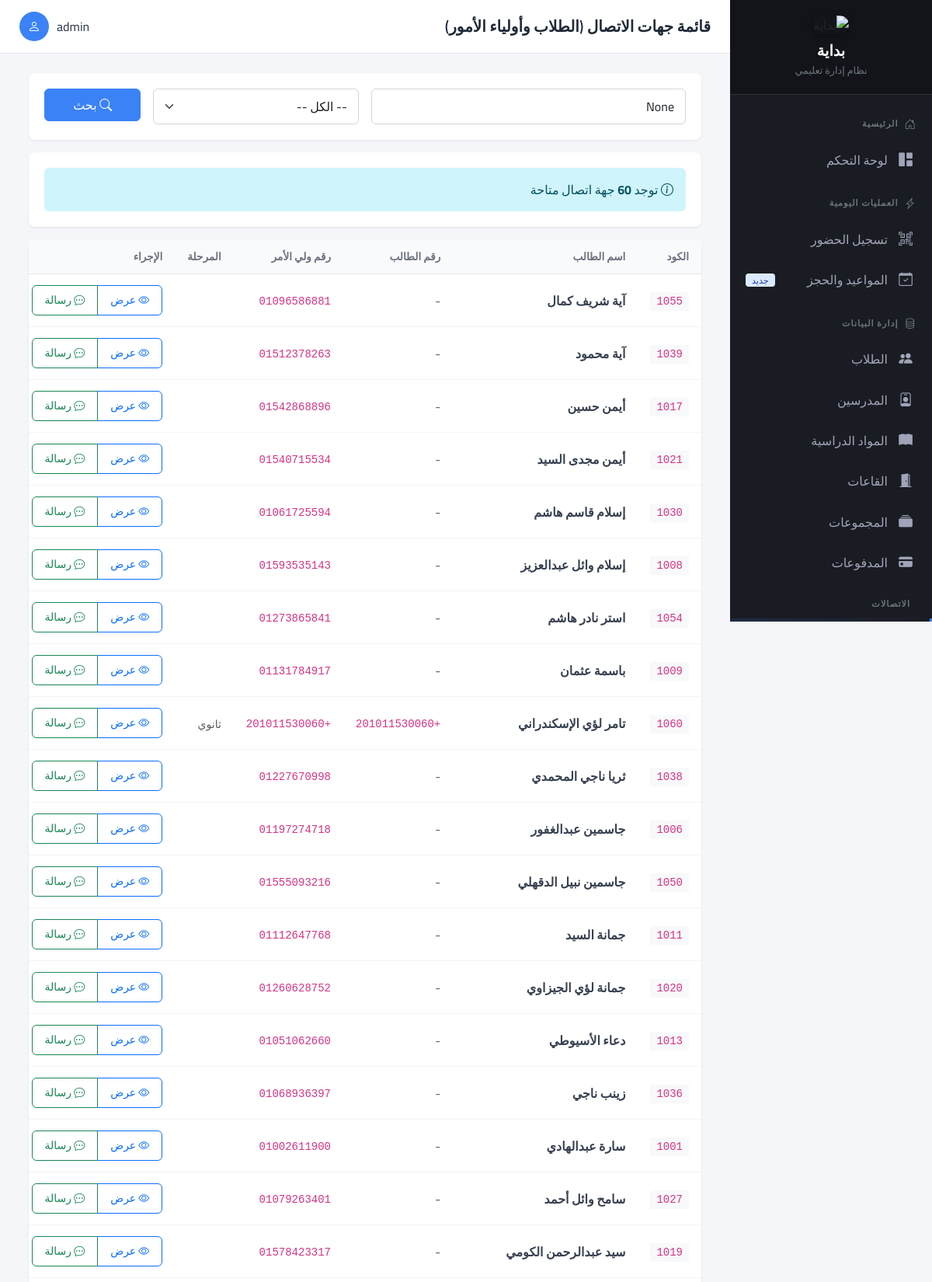
Page /notifications/whatsapp/contacts/ (signed in, upper part) on the committed database.
### apps/accounts/models.py (models this page shows, shortened)
class User(AbstractUser):
    ROLE_CHOICES = [
        ('admin', 'مدير النظام'),
        ('supervisor', 'مشرف الحضور'),
        ('teacher', 'مدرس'),
    ]
    user_id = models.AutoField(primary_key=True)
    role = models.CharField(
        max_length=20,
        choices=ROLE_CHOICES,
        default='supervisor',
        verbose_name='الدور'
    )
    phone = models.CharField(
        max_length=17,
        blank=True,
        verbose_name='رقم الهاتف'
    )
    is_active = models.BooleanField(default=True)
    created_at = models.DateTimeField(auto_now_add=True)
    updated_at = models.DateTimeField(auto_now=True)
    class Meta:
        db_table = 'users'
        verbose_name = 'مستخدم'
        verbose_name_plural = 'المستخدمين'

### apps/students/models.py (models this page shows, shortened)
class Student(models.Model):
    GENDER_CHOICES = [
        ('male', 'ذكر'),
        ('female', 'أنثى'),
    ]
    EDUCATION_STAGE_CHOICES = [
        ('primary', 'ابتدائي'),
        ('preparatory', 'إعدادي'),
        ('secondary', 'ثانوي'),
    ]
    EDUCATION_YEAR_CHOICES = [
        ('1', 'أولى'),
        ('2', 'ثانية'),
        ('3', 'ثالثة'),
    ]
    EDUCATION_TYPE_CHOICES = [
        ('general', 'عام'),
        ('languages', 'لغات'),
        ('experimental', 'تجريبي'),
    ]
    student_id = models.AutoField(primary_key=True)
    student_code = models.CharField(
        max_length=10,
        unique=True,
        db_index=True,
        verbose_name="كود الطالب",
        help_text="كود قصير ومميز (مثال: 1001، 5050)"
    )
    full_name = models.CharField(max_length=255, verbose_name="الاسم الكامل")
    gender = models.CharField(
        max_length=10,
        choices=GENDER_CHOICES,
        default='male',
        verbose_name="النوع",
        help_text="لتحديد نوع المجموعة المناسبة"
    )
    education_stage = models.CharField(
        max_length=20,
        choices=EDUCATION_STAGE_CHOICES,
        blank=True,
        verbose_name="المرحلة الدراسية"
    )
    education_year = models.CharField(
        max_length=5,
        choices=EDUCATION_YEAR_CHOICES,
        blank=True,
        verbose_name="السنة الدراسية"
    )
    education_type = models.CharField(
        max_length=20,
        choices=EDUCATION_TYPE_CHOICES,
        default='general',
        verbose_name="نوع التعليم"
    )
    groups = models.ManyToManyField(
        'teachers.Group',
        through='StudentGroupEnrollment',
        related_name='enrolled_students',
        verbose_name="المجموعات"
    )
    phone_regex = RegexValidator(
        regex=r'^\+?1?\d{9,15}$',
        message="رقم الهاتف يجب أن يكون بالصيغة: '+999999999'"
    )
    student_phone = models.CharField(
        validators=[RegexValidator(
            regex=r'^\+?1?\d{9,15}$',
            message="رقم الهاتف يجب أن يكون بالصيغة: '+999999999'"
        )],
        max_length=17,
        blank=True,
        verbose_name="رقم الطالب"
    )
    parent_phone = models.CharField(
        validators=[RegexValidator(
            regex=r'^\+?1?\d{9,15}$',
            message="رقم الهاتف يجب أن يكون بالصيغة: '+999999999'"
        )],
        max_length=17,
        verbose_name="هاتف ولي الأمر",
        help_text="للأولاد = الأب، للبنات = الأم/الأخت"
    )
    date_of_birth = models.DateField(
        null=True,
        blank=True,
        verbose_name="تاريخ الميلاد"
    )
    school_name = models.CharField(
        max_length=100,
        blank=True,
        verbose_name="اسم المدرسة"
    )
    grade = models.CharField(
        max_length=50,
        blank=True,
        verbose_name="الصف الدراسي"
    )
    address = models.TextField(
        blank=True,
        verbose_name="العنوان"
    )
    parent_name = models.CharField(
        max_length=255,
        blank=True,
        verbose_name="اسم ولي الأمر"
    )
    is_active = models.BooleanField(default=True, verbose_name="نشط")
    created_at = models.DateTimeField(auto_now_add=True)
    updated_at = models.DateTimeField(auto_now=True)
    class Meta:
        db_table = 'students'
        verbose_name = 'طالب'
        verbose_name_plural = 'الطلاب'
        ordering = ['-created_at']

### apps/notifications/views.py (the view, shortened to what this page needs)
# urls.py: path('whatsapp/contacts/', views.contact_list, name='contact_list'),
@login_required
def contact_list(request):
    contact_type = request.GET.get('type', 'all')  # all, student, parent
    if contact_type == 'student':
        contacts = Student.objects.filter(is_active=True, student_phone__isnull=False)
    elif contact_type == 'parent':
        contacts = Student.objects.filter(is_active=True, parent_phone__isnull=False)
    else:
        contacts = Student.objects.filter(is_active=True)
    search = request.GET.get('search')
    contacts = contacts.order_by('full_name')
    context = {
        'contacts': contacts,
        'contact_type': contact_type,
        'search_query': search,
        'page_title': 'قائمة جهات الاتصال'
    }
    return render(request, 'notifications/contact_list.html', context)

### templates/notifications/contact_list.html (shortened to what this page needs)
{% extends 'base.html' %}
{% block page_title %}قائمة جهات الاتصال (الطلاب وأولياء الأمور){% endblock %}
{% block content %}
<div class="container-fluid">
    <div class="card mb-3">
        <div class="card-body">
            <form method="get" class="row g-3">
                <div class="col-md-6">
                    <input type="text" name="search" class="form-control" placeholder="ابحث بالاسم أو رقم الهاتف..." value="{{ search_query }}">
                </div>
                <div class="col-md-4">
                    <select name="type" class="form-select">
                        <option value="all" {% if contact_type == 'all' %}selected{% endif %}>-- الكل --</option>
                    </select>
                </div>
                <div class="col-md-2">
                    <button type="submit" class="btn btn-primary w-100">
                        <i class="bi bi-search"></i> بحث
                    </button>
                </div>
            </form>
        </div>
    </div>
    <div class="card mb-3">
        <div class="card-body">
            <div class="alert alert-info mb-0">
                <i class="bi bi-info-circle"></i>
                توجد <strong>{{ contacts.count }}</strong> جهة اتصال متاحة
            </div>
        </div>
    </div>
    <div class="card">
        <div class="table-responsive">
            <table class="table table-hover mb-0">
                <thead class="table-light">
                    <tr>
                        <th>الكود</th>
                        <th>اسم الطالب</th>
                        <th>رقم الطالب</th>
                        <th>رقم ولي الأمر</th>
                        <th>المرحلة</th>
                        <th>الإجراء</th>
                    </tr>
                </thead>
                <tbody>
                    {% for contact in contacts %}
                    <tr>
                        <td>
                            <code class="bg-light px-2 py-1">{{ contact.student_code }}</code>
                        </td>
                        <td>
                            <strong>{{ contact.full_name }}</strong>
                        </td>
                        <td>
                            {% if contact.student_phone %}
                            <code>{{ contact.student_phone }}</code>
                            {% else %}
                            <span class="text-muted">-</span>
                            {% endif %}
                        </td>
                        <td>
                            {% if contact.parent_phone %}
                            <code>{{ contact.parent_phone }}</code>
                            {% else %}
                            <span class="text-muted">-</span>
                            {% endif %}
                        </td>
                        <td>
                            <small class="text-muted">
                                {% if contact.education_stage %}
                                {{ contact.get_education_stage_display }}
                                {% endif %}
                            </small>
                        </td>
                        <td>
                            <div class="btn-group btn-group-sm">
                                <a href="{% url 'students:detail' contact.student_id %}" class="btn btn-outline-primary" title="عرض الطالب">
                                    <i class="bi bi-eye"></i> عرض
                                </a>
                                <a href="{% url 'notifications:send_message' %}?student={{ contact.student_id }}&type=parent" class="btn btn-outline-success" title="إرسال رسالة">
                                    <i class="bi bi-chat-dots"></i> رسالة
                                </a>
                            </div>
                        </td>
                    </tr>
                    {% empty %}
                    <tr>
                        <td colspan="6" class="text-center text-muted py-4">
                            لا توجد جهات اتصال
                        </td>
                    </tr>
                    {% endfor %}
                </tbody>
            </table>
        </div>
    </div>
</div>
{% endblock %}

### templates/base.html (shortened to what this page needs)
<!DOCTYPE html>
<html lang="ar" dir="rtl">
<head>
    <link href="https://cdn.jsdelivr.net/npm/bootstrap@5.3.2/dist/css/bootstrap.rtl.min.css" rel="stylesheet">
    <link rel="stylesheet" href="https://cdn.jsdelivr.net/npm/bootstrap-icons@1.11.1/font/bootstrap-icons.css">
</head>
<body>
    <aside class="sidebar" id="sidebar">
        <div class="sidebar-header">
            <img src="https://quant1.b-cdn.net/R3TXa5heKSHw.jpeg" alt="بداية" class="sidebar-logo">
            <h4>بداية</h4>
            <span>نظام إدارة تعليمي</span>
        </div>
        <nav class="sidebar-menu">
            <div class="menu-section">
                <div class="menu-header">
                    <i class="bi bi-house-door"></i>
                    الرئيسية
                </div>
                <a href="{% url 'reports:dashboard' %}" class="menu-item {% if request.resolver_match.namespace == 'reports' and request.resolver_match.url_name == 'dashboard' %}active{% endif %}">
                    <i class="bi bi-grid-1x2-fill"></i>
                    <span>لوحة التحكم</span>
                </a>
            </div>
            <div class="menu-section">
                <div class="menu-header">
                    <i class="bi bi-lightning-charge"></i>
                    العمليات اليومية
                </div>
                <a href="{% url 'attendance:scanner' %}" class="menu-item {% if request.resolver_match.url_name == 'scanner' %}active{% endif %}">
                    <i class="bi bi-qr-code-scan"></i>
                    <span>تسجيل الحضور</span>
                </a>
                <a href="{% url 'teachers:booking_search' %}" class="menu-item {% if 'booking' in request.resolver_match.url_name %}active{% endif %}">
                    <i class="bi bi-calendar-check"></i>
                    <span>المواعيد والحجز</span>
                    <span class="badge bg-primary">جديد</span>
                </a>
            </div>
            <div class="menu-section">
                <div class="menu-header">
                    <i class="bi bi-database"></i>
                    إدارة البيانات
                </div>
                <a href="{% url 'students:list' %}" class="menu-item {% if request.resolver_match.namespace == 'students' %}active{% endif %}">
                    <i class="bi bi-people-fill"></i>
                    <span>الطلاب</span>
                </a>
                <a href="{% url 'teachers:list' %}" class="menu-item ">
                    <i class="bi bi-person-badge"></i>
                    <span>المدرسين</span>
                </a>
                <a href="{% url 'teachers:subject_list' %}" class="menu-item {% if 'subject' in request.resolver_match.url_name %}active{% endif %}">
                    <i class="bi bi-book-fill"></i>
                    <span>المواد الدراسية</span>
                </a>
                <a href="{% url 'teachers:room_list' %}" class="menu-item {% if 'room' in request.resolver_match.url_name %}active{% endif %}">
                    <i class="bi bi-door-open-fill"></i>
                    <span>القاعات</span>
                </a>
                <a href="{% url 'teachers:group_list' %}" class="menu-item {% if 'group' in request.resolver_match.url_name %}active{% endif %}">
                    <i class="bi bi-collection-fill"></i>
                    <span>المجموعات</span>
                </a>
                <a href="{% url 'payments:list' %}" class="menu-item {% if request.resolver_match.namespace == 'payments' %}active{% endif %}">
                    <i class="bi bi-credit-card-fill"></i>
                    <span>المدفوعات</span>
                </a>
            </div>
            <div class="menu-section">
                <div class="menu-header">
                    الاتصالات
                </div>
                <a href="{% url 'notifications:whatsapp_dashboard' %}" class="menu-item {% if 'whatsapp' in request.path %}active{% endif %}">
                </a>
            </div>
        </nav>
    </aside>
    <div class="main-wrapper">
        <header class="top-header">
            <div class="d-flex align-items-center">
                <h1 class="page-title">{% block page_title %}لوحة التحكم{% endblock %}</h1>
            </div>
            {% if user.is_authenticated %}
            <div class="user-info">
                <span class="user-name">{{ user.get_full_name|default:user.username }}</span>
                <div class="user-avatar">
                    <i class="bi bi-person"></i>
                </div>
            </div>
            {% endif %}
        </header>
        <main class="content-area">
            {% block content %}{% endblock %}
        </main>
    </div>
</body>
</html>

### rows in the picture
User: get_full_name "admin"
Student: student_code "1055", full_name "آية شريف كمال", parent_phone "01096586881"
Student: student_code "1039", full_name "آية محمود", parent_phone "01512378263"
Student: student_code "1017", full_name "أيمن حسين", parent_phone "01542868896"
Student: student_code "1021", full_name "أيمن مجدى السيد", parent_phone "01540715534"
Student: student_code "1030", full_name "إسلام قاسم هاشم", parent_phone "01061725594"
Student: student_code "1008", full_name "إسلام وائل عبدالعزيز", parent_phone "01593535143"
Student: student_code "1054", full_name "استر نادر هاشم", parent_phone "01273865841"
Student: student_code "1009", full_name "باسمة عثمان", parent_phone "01131784917"
Student: student_code "1060", full_name "تامر لؤي الإسكندراني", student_phone "+201011530060", parent_phone "+201011530060", education_stage "ثانوي"
Student: student_code "1038", full_name "ثريا ناجي المحمدي", parent_phone "01227670998"
Student: student_code "1006", full_name "جاسمين عبدالغفور", parent_phone "01197274718"
Student: student_code "1050", full_name "جاسمين نبيل الدقهلي", parent_phone "01555093216"
Student: student_code "1011", full_name "جمانة السيد", parent_phone "01112647768"
Student: student_code "1020", full_name "جمانة لؤي الجيزاوي", parent_phone "01260628752"
Student: student_code "1013", full_name "دعاء الأسيوطي", parent_phone "01051062660"
Student: student_code "1036", full_name "زينب ناجي", parent_phone "01068936397"
Student: student_code "1001", full_name "سارة عبدالهادي", parent_phone "01002611900"
Student: student_code "1027", full_name "سامح وائل أحمد", parent_phone "01079263401"
Student: student_code "1019", full_name "سيد عبدالرحمن الكومي", parent_phone "01578423317"

### other values in the picture
{{ contacts.count }} "60"
